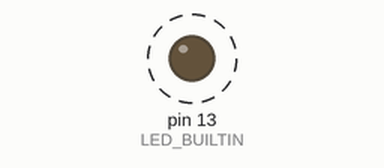
A sketch run on a simulated Arduino Uno, built with avr-gcc and run on an emulated ATmega328P. Shown: output pins drawn as LEDs (lit = HIGH). Dashed ring = blinking.

Above: at 0.5 s.
Timing chart, 0 to 4.6 s (numbered marks = the images above):
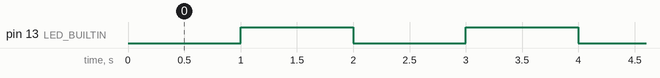

The sketch:

glorious_kasi1__2_.ino
```cpp
// C++ code
//
int definir = 0;

void setup()
{
  pinMode(LED_BUILTIN, OUTPUT);

  definir = 1000;
}

void loop()
{
  delay(1000); // Wait for 1000 millisecond(s)
  digitalWrite(LED_BUILTIN, HIGH);
  delay(1000); // Wait for 1000 millisecond(s)
  digitalWrite(LED_BUILTIN, LOW);
}
```

Measured:
- by itself, pin 13 (LED_BUILTIN): alternates HIGH for 1.0 s and LOW for 1.0 s
